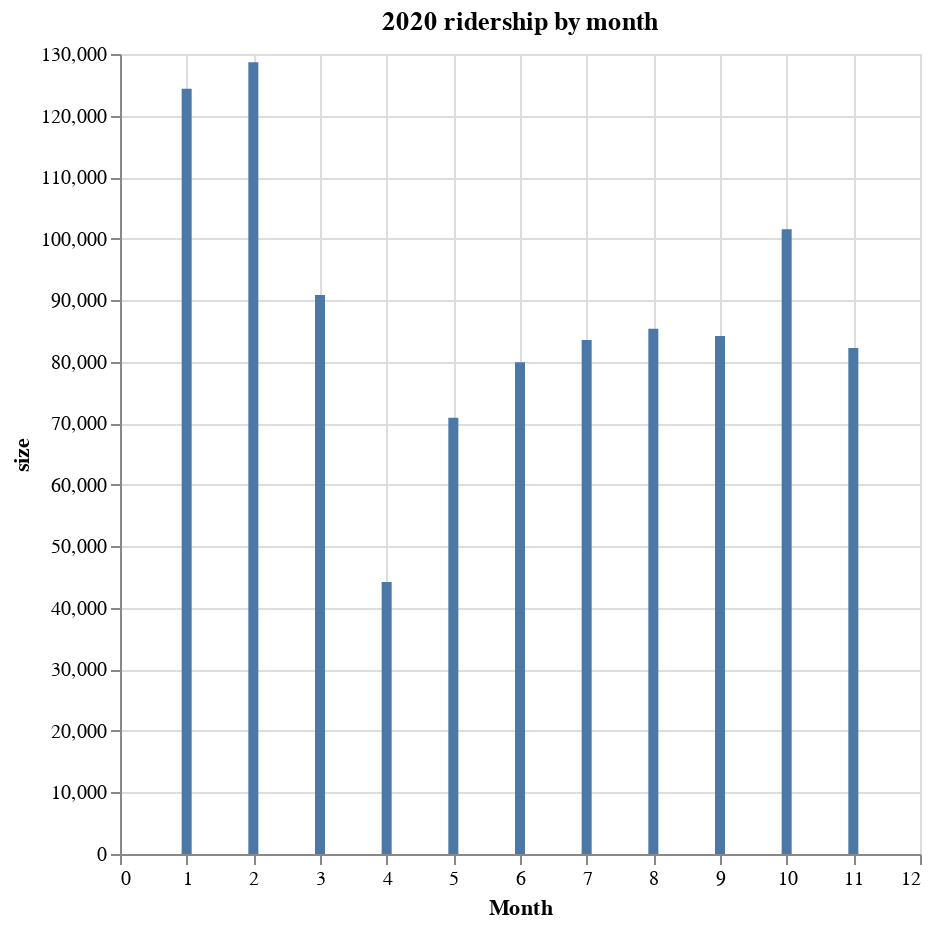

The specification (Vega-Lite) saved for this image:
### Vega-Lite specification from a JSON file in a GitHub repository (floating-point values rounded to 4 significant figures)
{"config": {"view": {"continuousWidth": 400, "continuousHeight": 300}}, "data": {"name": "data-ef073a89db2e8bc265e5d5f1b5a7b658"}, "mark": "bar", "encoding": {"tooltip": [{"type": "quantitative", "field": "Month"}, {"type": "quantitative", "field": "size"}], "x": {"type": "quantitative", "field": "Month"}, "y": {"type": "quantitative", "field": "size"}}, "height": 400, "title": "2020 ridership by month", "width": 400, "$schema": "https://vega.github.io/schema/vega-lite/v4.8.1.json", "datasets": {"data-ef073a89db2e8bc265e5d5f1b5a7b658": [{"Month": 1.0, "size": 124335}, {"Month": 2.0, "size": 128642}, {"Month": 3.0, "size": 90851}, {"Month": 4.0, "size": 44213}, {"Month": 5.0, "size": 70895}, {"Month": 6.0, "size": 79900}, {"Month": 7.0, "size": 83530}, {"Month": 8.0, "size": 85360}, {"Month": 9.0, "size": 84178}, {"Month": 10.0, "size": 101529}, {"Month": 11.0, "size": 82244}]}}
